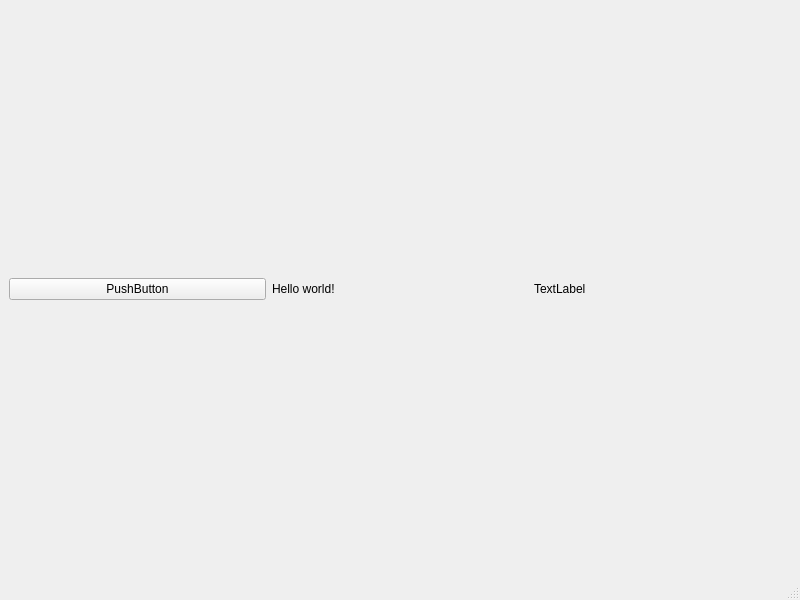
<?xml version="1.0" encoding="UTF-8"?>
<ui version="4.0">
 <class>MainWindow</class>
 <widget class="QMainWindow" name="MainWindow">
  <property name="geometry">
   <rect>
    <x>0</x>
    <y>0</y>
    <width>800</width>
    <height>600</height>
   </rect>
  </property>
  <property name="windowTitle">
   <string>MainWindow</string>
  </property>
  <widget class="QWidget" name="centralwidget">
   <layout class="QHBoxLayout" name="horizontalLayout">
    <item>
     <widget class="QPushButton" name="pushButton">
      <property name="text">
       <string>PushButton</string>
      </property>
     </widget>
    </item>
    <item>
     <widget class="QLabel" name="label">
      <property name="text">
       <string>Hello world!</string>
      </property>
     </widget>
    </item>
    <item>
     <widget class="QLabel" name="label_2">
      <property name="text">
       <string>TextLabel</string>
      </property>
     </widget>
    </item>
   </layout>
  </widget>
  <widget class="QMenuBar" name="menubar">
   <property name="geometry">
    <rect>
     <x>0</x>
     <y>0</y>
     <width>800</width>
     <height>19</height>
    </rect>
   </property>
  </widget>
  <widget class="QStatusBar" name="statusbar"/>
 </widget>
 <resources/>
 <connections/>
</ui>
